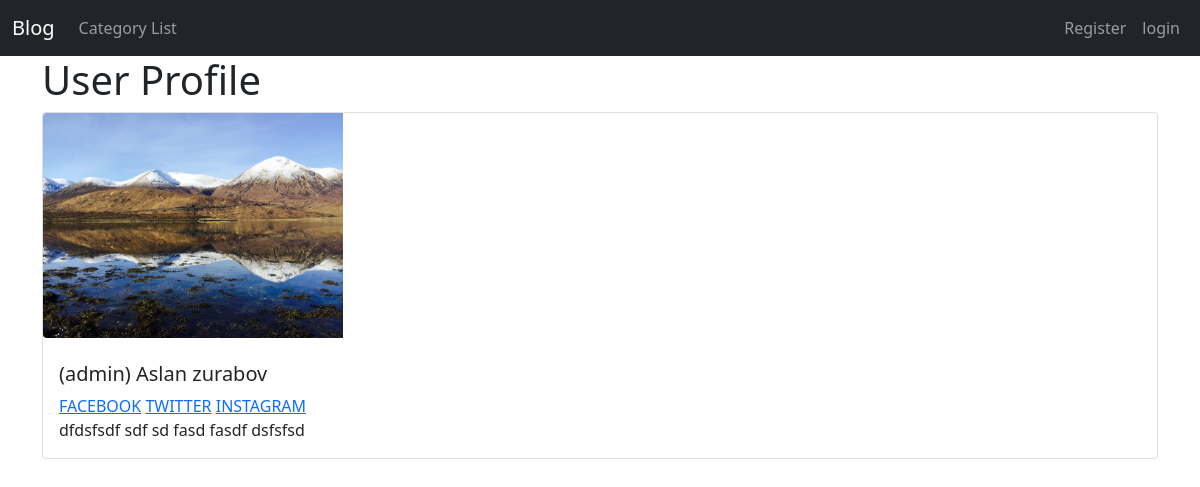
Before: /users/1/profile with the older database file.
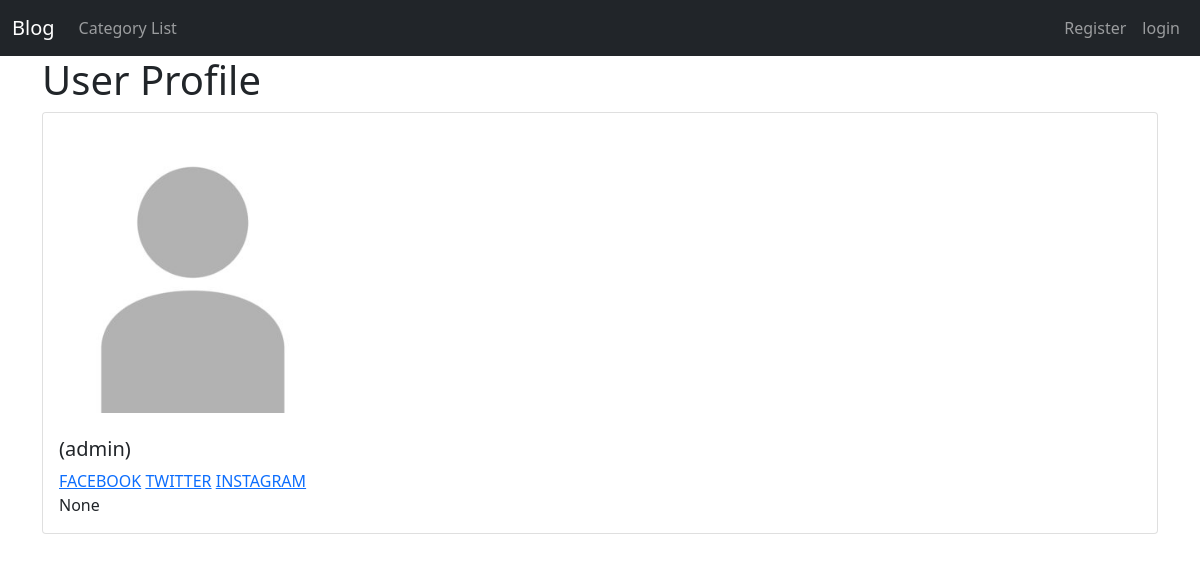
After: the same page with the newer database file.
### myblog/models.py (models this page shows, shortened)
class Profile(models.Model):
    user = models.OneToOneField(User, on_delete=models.CASCADE)
    image = models.ImageField(upload_to='u_images/', default='default.jpg')
    biograph = models.TextField(null=True, blank=True)
    fb_url = models.CharField(max_length=250, null=True, blank=True)
    tw_url = models.CharField(max_length=250, null=True, blank=True)
    inst_url = models.CharField(max_length=250, null=True, blank=True)

### users/views.py (the view)
# urls.py: path('<int:pk>/profile', ShowProfilePageView.as_view(), name='profile'),
class ShowProfilePageView(DetailView):
    model = Profile
    template_name = 'registration/profile.html'
    def get_context_data(self, *args, **kwargs):
        context = super(ShowProfilePageView,self).get_context_data(*args, **kwargs)
        page_user = get_object_or_404(Profile,id=self.kwargs['pk'])
        context['page_user'] = page_user
        return context

### users/templates/registration/profile.html
{% extends 'myblog/base.html' %}
{% block content %}
<h1>User Profile</h1>
<div class="card mb-3" >
  <div class="row g-2">
    <div class="col-md-10">
      <img src="{{page_user.image.url}}" class="img-fluid rounded-start" width="300" height="300" alt="...">
    </div>
    <div class="col-md-8">
      <div class="card-body">
        <h5 class="card-title">({{page_user.user.username}})   {{page_user.user.first_name}}
                                      {{page_user.user.last_name}}</h5>
        <a href="{{page_user.profile.fb_url}}">FACEBOOK</a>
        <a href="{{page_user.profile.tw_url}}">TWITTER</a>
        <a href="{{page_user.profile.inst_url}}">INSTAGRAM</a>
        <p class="card-text">{{page_user.biograph}}</p>
      </div>
    </div>
  </div>
</div>
{% endblock %}

Changed rows visible on the page:
changed Profile "admin": image: picture removed, a placeholder shows; biograph "dfdsfsdf sdf sd fasd fasdf dsfsfsd" → "None"; user.first_name "Aslan" → (not shown); user.last_name "zurabov" → (not shown)
